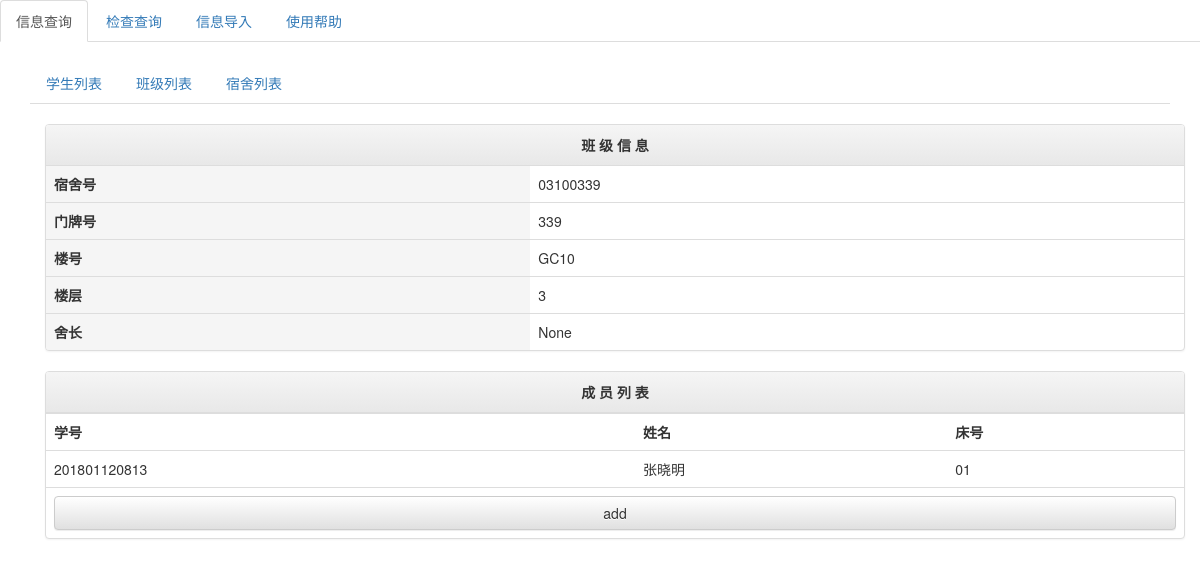
Page /infosys/dormitory-detail/﻿03100339/ on the committed database.
### infosys/models.py (models this page shows, shortened)
class Dormitory(models.Model):
    dormitory_id = models.CharField(max_length=20, primary_key=True)
    building_num = models.CharField(max_length=5, null=True, )
    room_num = models.CharField(max_length=4, null=True)
    floor = models.CharField(max_length=2, null=True)
    master = models.OneToOneField('Live', on_delete=models.SET_NULL, null=True)
    class Meta:
        verbose_name = ("Dormitory")
        verbose_name_plural = verbose_name

class Live(models.Model):
    live_id = models.CharField(max_length=20, primary_key=True)
    student_id = models.OneToOneField(Student, on_delete=models.CASCADE, null=True)
    dormitory_id = models.ForeignKey(Dormitory, on_delete=models.CASCADE, null=True)
    bed_num = models.CharField(max_length=2, null=True)
    class Meta:
        verbose_name = ("Live")
        verbose_name_plural = verbose_name

class Student(models.Model):
    student_id = models.CharField(max_length=20, primary_key=True)
    student_name = models.CharField(max_length=20)
    student_sex = models.CharField(max_length=2)
    student_birth = models.DateField(null=True)
    student_address = models.CharField(max_length=100)
    student_tel = models.CharField(max_length=20)
    student_qq = models.CharField(max_length=20)
    class_id = models.ForeignKey(Class, on_delete=models.SET_NULL, null=True)
    class Meta:
        verbose_name = ("Student")
        verbose_name_plural = verbose_name

### infosys/views.py (the view)
# urls.py: path("dormitory-detail/<str:pk>/", views.dormitory_detail, name='dormitory_detail'),
def dormitory_detail(request, pk):
    live = Live.objects.filter(dormitory_id=pk)
    detail = Dormitory.objects.get(dormitory_id=pk)
    context = {'dormitory':detail, 'students':live}
    return render(request, "infosys/inquir/detail/dormitory.html", context)

### templates/infosys/inquir/detail/dormitory.html
{% extends 'infosys/inquir/detail.html' %}
{% block detailscaptain %}
班 级 信 息
{% endblock detailscaptain %}
{% block details %}
			<tr>
				<td class="active"><strong>宿舍号</strong></td>
				<td>{{ dormitory.dormitory_id }}</td>
			</tr>
			<tr>
				<td class="active"><strong>门牌号</strong></td>
				<td>{{ dormitory.room_num }}</td>
			</tr>
			<tr>
				<td class="active"><strong>楼号</strong></td>
				<td>{{ dormitory.building_num }}</td>
			</tr>
			<tr>
				<td class="active"><strong>楼层</strong></td>
				<td>{{ dormitory.floor }}</td>
			</tr>
			<tr>
				<td class="active"><strong>舍长</strong></td>
				<td>{{ dormitory.master }}</td>
			</tr>
{% endblock details %}
{% block eventscaptain %}
成 员 列 表
{% endblock eventscaptain %}
{% block eventshead %}
			<tr>
				<th>学号</th>
				<th>姓名</th>
				<th>床号</th>
			</tr>
{% endblock eventshead %}
{% block events %}
			{% for student in students %}
			<tr>
				<td>{{ student.student_id.student_id }}</td>
				<td>{{ student.student_id.student_name }}</td>
				<td>{{ student.bed_num }}</td>
			</tr>
			{% empty %}
				<td colspan="3">暂无学生</td>
			{% endfor %}
{% endblock events %}

### rows in the picture
Dormitory: dormitory_id "03100339", room_num "339", building_num "GC10", floor "3", master "None"
Live: student_id.student_id "201801120813", student_id.student_name "张晓明", bed_num "01"
